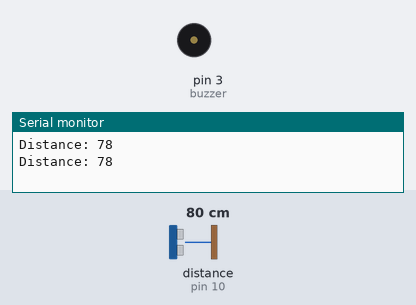
Bench run of a sketch on a simulated Arduino Uno, built with avr-gcc and run on an emulated ATmega328P. Parts: buzzer (waves = sounding, pin HIGH), the last lines printed to the serial monitor. Wiring (inferred from the names in the program): ultrasonic range finder: trigger pin 9; echo pin 10. The inputs (shaded band) are chosen by the test bench; at power-on: distance to the obstacle (sensor on pin 10) 80 cm. The echo pulse lasts 58.3 µs per cm; pins used as bus, display or sensor lines are not drawn.

Above: at 1.7 s.
1.8 s: distance to the obstacle (sensor on pin 10) set to 23 cm
3.3 s: distance to the obstacle (sensor on pin 10) set to 18 cm
At 4.0 s:
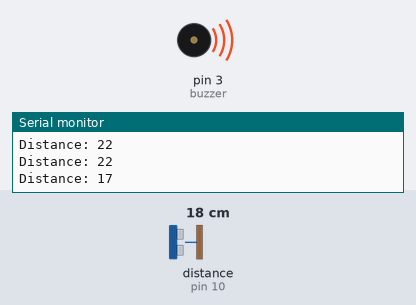
7.2 s: distance to the obstacle (sensor on pin 10) set to 35 cm
At 7.8 s:
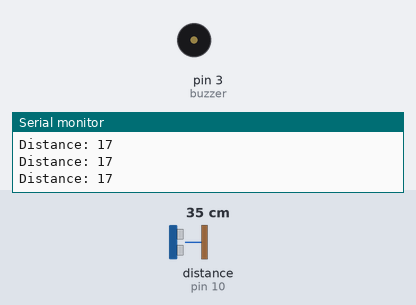
8.7 s: distance to the obstacle (sensor on pin 10) set to 17 cm
At 9.1 s:
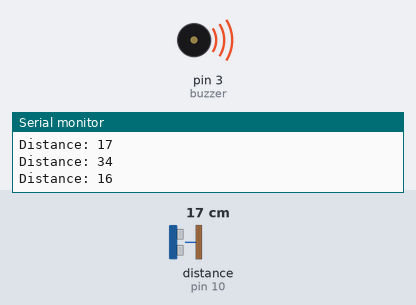
Timing chart, 0 to 13.6 s (numbered marks = the images above; inputs shaded):
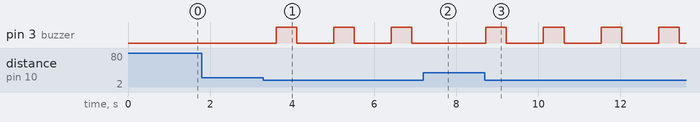

The sketch:

Ultrasonic.ino
```cpp
int buzzer = 3;
int echo = 10;
int trigger = 9;

void setup()
{
  Serial.begin(9600);
  pinMode(buzzer, OUTPUT);
  pinMode(echo, INPUT);
  pinMode(trigger, OUTPUT);
}

void loop()
{
  digitalWrite(trigger, HIGH);
  delayMicroseconds(10);
  digitalWrite(trigger, LOW);

  int duration = pulseIn(echo, HIGH);
  int distance = duration * 0.034 / 2;
  Serial.print("Distance: ");
  Serial.println(distance);

  if (distance < 10)
  {
    digitalWrite(buzzer, HIGH);
    delay(100);
    digitalWrite(buzzer, LOW);
  }
  else if (distance < 20)
  {
    digitalWrite(buzzer, HIGH);
    delay(500);
    digitalWrite(buzzer, LOW);
  }
  else
  {
    digitalWrite(buzzer, LOW);
  }

  delay(900); // Small delay to avoid excessive triggering
}
```

Measured:
- the behaviour switches between 21 and 20 cm on distance to the obstacle (sensor on pin 10) (found by bisection; images 0 and 1)
- after the input at 3.3 s, pin 3 (buzzer): alternates HIGH for 0.50 s and LOW for 0.90 s, starting after 0.32 s
- after the input at 7.2 s, pin 3 (buzzer): stays LOW (without the input it goes to HIGH after 0.62 s)
- after the input at 8.7 s, pin 3 (buzzer): alternates HIGH for 0.50 s and LOW for 0.90 s, starting at once
